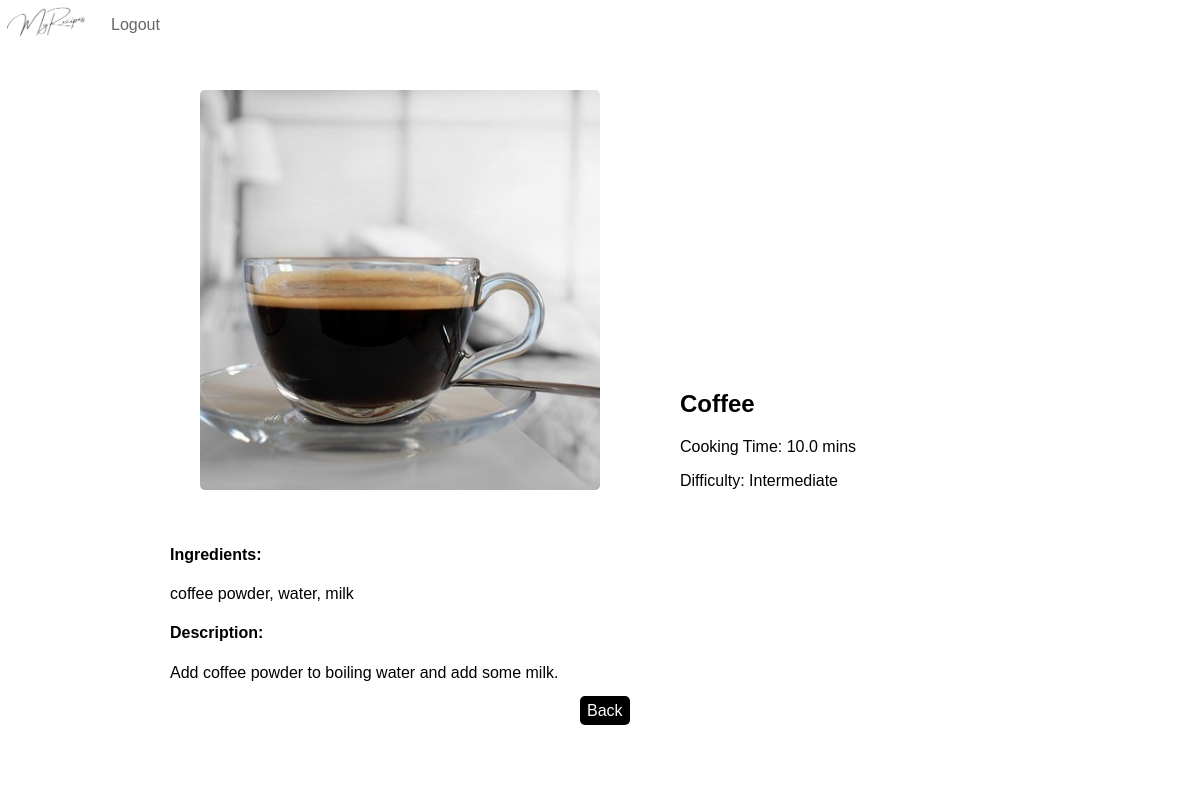
The app's page /list/2 (signed in) with its own data.
### recipes/models.py (models this page shows, shortened)
class Recipe(models.Model):
    name = models.CharField(max_length=120)
    cooking_time = models.FloatField(help_text="in minutes")
    ingredients = models.CharField(max_length=350)
    description = models.TextField(max_length=500)
    pic = models.ImageField(upload_to="recipes/", default="no_imag.png")
    def calculate_difficulty(self):
        separated_ingredients = self.ingredients.split(", ")
        if self.cooking_time < 10 and len(separated_ingredients) < 4:
            difficulty = "Easy"
        elif self.cooking_time < 10 and len(separated_ingredients) >= 4:
            difficulty = "Medium"
        elif self.cooking_time >= 10 and len(separated_ingredients) < 4:
            difficulty = "Intermediate"
        elif self.cooking_time >= 10 and len(separated_ingredients) >= 4:
            difficulty = "Hard"
        return difficulty

### recipes/views.py (the view)
class RecipeDetailView(LoginRequiredMixin, DetailView):
    model = Recipe
    template_name = "recipes/details.html"

### recipes/templates/recipes/details.html (shortened to what this page needs)
{% load static %}
<!DOCTYPE html>
<html lang="en">
<head>
</head>
<body>
  <ul class="navbar">
    <li class="navbar-item" id="logo"><img src="{% static 'recipes/images/my-recipes-logo.png' %}"></li>
    <li class="navbar-item"><a href="{%url 'logout' %}"> Logout </a></li>
  </ul>
  <div class="container">
    <div class="img-and-text">
      <div class="img">
        <img src="{{object.pic.url}}"/>
      </div>
      <div class="text">
        <h2>{{object.name}}</h2>
        <p>Cooking Time: {{object.cooking_time}} mins</p>
        <p>Difficulty: {{object.calculate_difficulty}}</p>
      </div>
    </div>
    <div class="text-container">
      <h4>Ingredients:</h4>
      <p>{{object.ingredients}}</p>
      <h4>Description:</h4>
      <p>{{object.description}}</p>
    </div>
    <div class="button-case"><a href="{%url 'recipes:list' %}" class="back-button">Back</a></div>
  </div>
</body>
</html>

### records on screen
Recipe: pic (picture), name "Coffee", cooking_time "10.0", calculate_difficulty "Intermediate", ingredients "coffee powder, water, milk", description "Add coffee powder to boiling water and add some milk."
